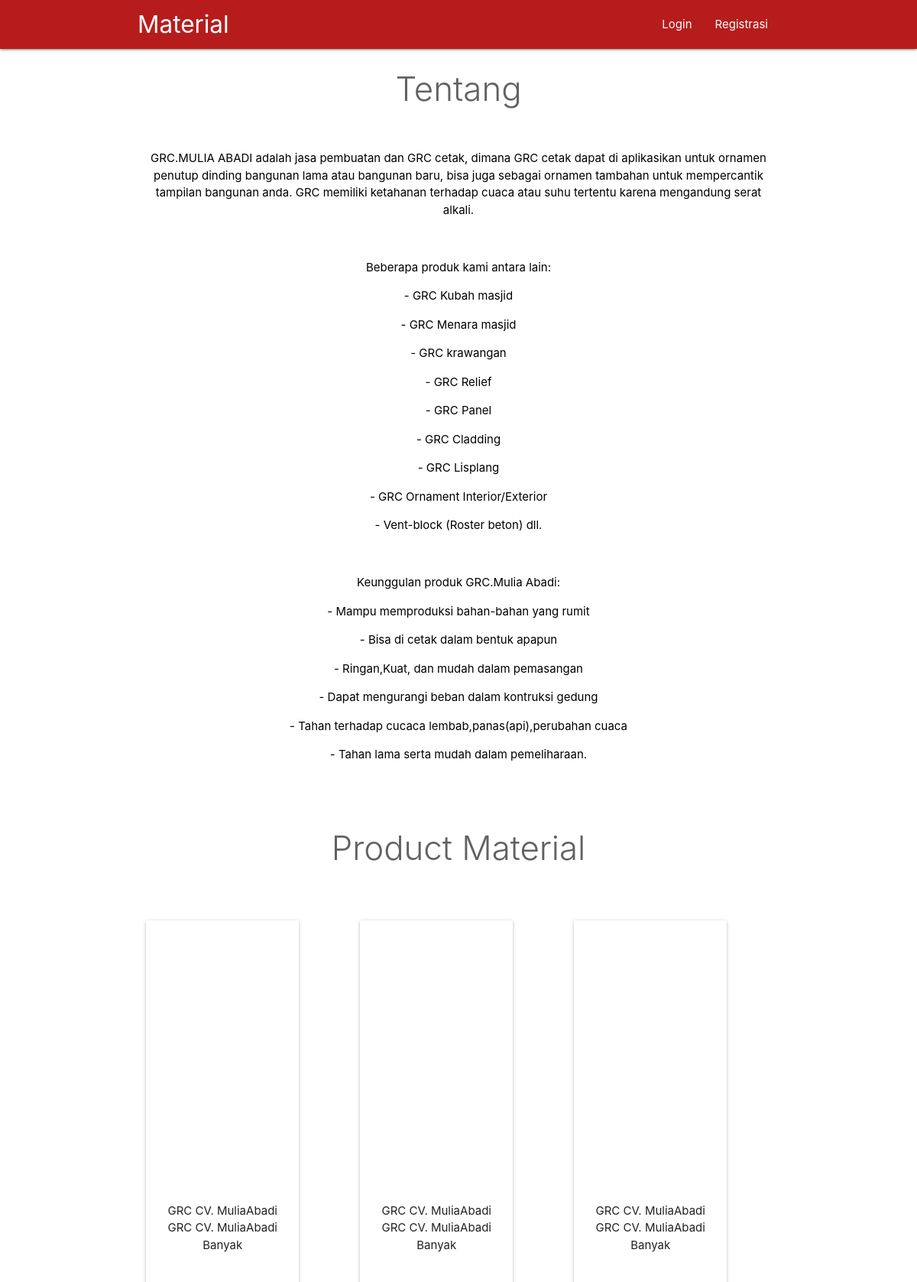
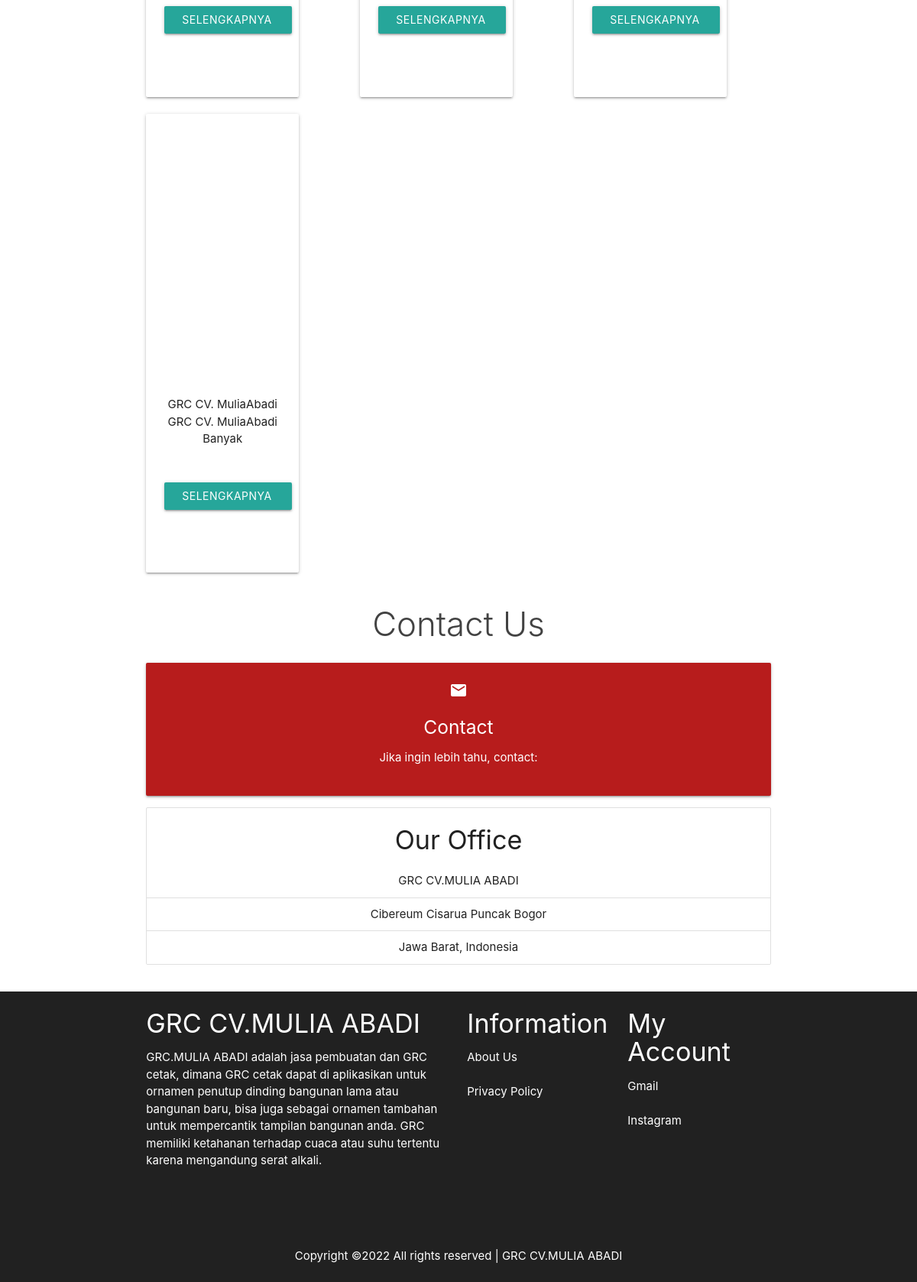
The page / on the database its author committed (2 pictures, top to bottom).
### tables this page shows
CREATE TABLE `material` (
  `id` int(15) NOT NULL,
  `nama` varchar(255) NOT NULL,
  `merek` varchar(255) NOT NULL,
  `stok` varchar(255) NOT NULL,
  `categori` varchar(255) NOT NULL,
  `harga` varchar(255) NOT NULL,
  `gambar` varchar(255) NOT NULL,
  `deskripsi` varchar(5000) NOT NULL
);

### functions.php (called while the page is built, shortened)
<?php
function koneksi()
{
    $conn = mysqli_connect("localhost", "root", "");
    mysqli_select_db($conn, "jual_bangunan");
    return $conn;
}
function query($sql)
{
  $conn = koneksi();
  $result = mysqli_query($conn, "$sql");
  $rows = [];
  while ($row = mysqli_fetch_assoc($result)) {
    $rows[] = $row;
  }
  return $rows;
}

### index.php (the view, shortened to what this page needs)
<?php
require 'functions.php';
$material = query("SELECT * FROM material");
?>
<!DOCTYPE html>
<html>
<head>
    <head>
    <link type="text/css" rel="stylesheet" href="./materialize/css/materialize.css" media="screen,projection" />
    <link rel="stylesheet" href="/style.css">
</head>
<body>
    <div class="navbar-fixed">
        <nav class="red darken-4">
            <div class="container">
                <div class="nav-wrapper">
                    <a href="index.php" class="brand-logo">Material</a>
                    <ul class="right hide-on-med-and-down">
                        <li><a href="login.php">Login</a></li>
                        <li><a href="registrasi.php">Registrasi</a></li>
                    </ul>
                </div>
            </div>
        </nav>
    </div>
    <section id="services" class="services white lighten-3 scrollspy">
        <div class="container">
            <div class="row">
                <h3 class="light center grey-text text-darken-2">Tentang</h3>
                <br>
                <div class="col s12 center">
                    <p class="black-text">GRC.MULIA ABADI adalah jasa pembuatan dan GRC cetak, dimana GRC cetak
                        dapat di aplikasikan untuk ornamen penutup dinding bangunan lama atau bangunan
                        baru, bisa juga sebagai ornamen tambahan untuk mempercantik tampilan bangunan
                        anda. GRC memiliki ketahanan terhadap cuaca atau suhu tertentu karena mengandung
                        serat alkali.</p>
                        <br>
                        <p class="black-text">Beberapa produk kami antara lain:</p>
                        <p class="black-text">- GRC Kubah masjid</p>
                        <p class="black-text">- GRC Menara masjid</p>
                        <p class="black-text">- GRC krawangan</p>
                        <p class="black-text">- GRC Relief</p>
                        <p class="black-text">- GRC Panel</p>
                        <p class="black-text">- GRC Cladding</p>
                        <p class="black-text">- GRC Lisplang</p>
                        <p class="black-text">- GRC Ornament Interior/Exterior</p>
                        <p class="black-text">- Vent-block (Roster beton) dll.</p>
                        <br>
                        <p class="black-text">Keunggulan produk GRC.Mulia Abadi:</p>
                        <p class="black-text">- Mampu memproduksi bahan-bahan yang rumit</p>
                        <p class="black-text">- Bisa di cetak dalam bentuk apapun</p>
                        <p class="black-text">- Ringan,Kuat, dan mudah dalam pemasangan</p>
                        <p class="black-text">- Dapat mengurangi beban dalam kontruksi gedung</p>
                        <p class="black-text">- Tahan terhadap cucaca lembab,panas(api),perubahan cuaca</p>
                        <p class="black-text">- Tahan lama serta mudah dalam pemeliharaan.</p>
                </div>
            </div>
        </div>
    </section>
 <section id="about" class="about scrollspy">
        <div class="container">
            <div class="about">
                <br>
                <h3 class="center light grey-text text-darken-2">Product Material</h3>
                <br>
                <br>
                <div class="row">
                <?php foreach ($material as $mt) :?>
                    <div class="col m4 s12">
                        <div class="card" style="width: 200px; height: 600px;">
                            <div class="card-image">
                                <img src="./img/<?= $mt['gambar']; ?>" style="width: 500px; height: 300px" class="responsive-img materialboxed">
                            </div>
                            <br><br>
                            <div class="card-content">
                                <p style="text-align:center;"><?= $mt['nama']; ?></p>
                                <p style="text-align:center;"><?= $mt['merek']; ?></p>
                                <p style="text-align:center;"><?= $mt['stok']; ?></p>
                                <br>
                                <br>
                                <button type="button" class="btn btn-secondary"><a href="detail.php?id=<?= $mt['id'] ?>" style="color: white; text-decoration: none; margin-left: 7px; margin-right: 10px; text-align: center;">Selengkapnya</a></button>
                            </div>
                        </div>
                    </div>
                <?php endforeach; ?>
                </div>
            </div>
        </div>
    </section>
    <section id="contact" class="scrollspy">
        <div class="container">
            <h3 class="light center grey-text text-darken-3">Contact Us</h3>
            <div class="row">
                <div class="col s12 center">
                    <div class="card-panel red darken-4 center white-text">
                        <i class="material-icons">email</i>
                        <h5>Contact</h5>
                        <p>Jika ingin lebih tahu, contact:</p>
                    </div>
                    <ul class="collection width-header">
                        <li class="collection-header">
                            <h4>Our Office</h4>
                        </li>
                        <li class="collection-item">GRC CV.MULIA ABADI</li>
                        <li class="collection-item">Cibereum Cisarua Puncak Bogor</li>
                        <li class="collection-item">Jawa Barat, Indonesia</li>
                    </ul>
                </div>
            </div>
        </div>
    </section>
 <footer class="grey darken-4">
    <div class="container">
      <div class="row">
        <div class="col l6 s12">
        <h4 class="white-text">GRC CV.MULIA ABADI</h4>
            <p class="white-text">GRC.MULIA ABADI adalah jasa pembuatan dan GRC cetak, dimana GRC cetak
                dapat di aplikasikan untuk ornamen penutup dinding bangunan lama atau bangunan
                baru, bisa juga sebagai ornamen tambahan untuk mempercantik tampilan bangunan
                anda. GRC memiliki ketahanan terhadap cuaca atau suhu tertentu karena mengandung
                serat alkali.</p>
        </div>
        <div class="col l3 s12">
        <h4 class="white-text">Information</h4>
            <ul>
                <li><a href="https://instagram.com/grc_cv.muliaabadi?igshid=YmMyMTA2M2Y=" class="white-text">About Us</a></li>
                <br>
                <li><a href="https://www.privacypolicyonline.com/" class="white-text">Privacy Policy</a></li>
            </ul>
        </div>
        <div class="col l3 s12">
            <h4 class="white-text">My Account</h4>
            <ul>
                <li><a href="#" class="white-text">Gmail</a></li>
                <br>
                <li><a href="https://instagram.com/grc_cv.muliaabadi?igshid=YmMyMTA2M2Y=" class="white-text">Instagram</a></li>
                <br>
            </ul>
        </div>
      </div>
    </div>
    <br>
    <br>
    <br>
    <div class="white-text center">
        Copyright &copy; All rights reserved | GRC CV.MULIA ABADI <br>
    </div>
    <br>
</footer>
</body>
</html>
</body>
</html>

### style.css (style rules this page uses)
body { background-color: #fff; }

### rows shown on the page
material: gambar (picture), nama "GRC CV. MuliaAbadi", merek "GRC CV. MuliaAbadi", stok "Banyak"
material: gambar (picture), nama "GRC CV. MuliaAbadi", merek "GRC CV. MuliaAbadi", stok "Banyak"
material: gambar (picture), nama "GRC CV. MuliaAbadi", merek "GRC CV. MuliaAbadi", stok "Banyak"
material: gambar (picture), nama "GRC CV. MuliaAbadi", merek "GRC CV. MuliaAbadi", stok "Banyak"
